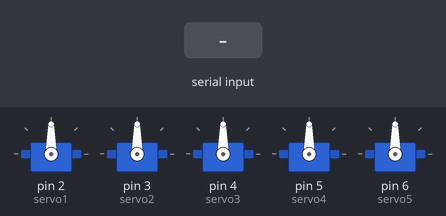
The sketch below on a simulated Arduino Uno, built with avr-gcc and run on an emulated ATmega328P. On the bench: 5 × servo. The test bench sets the inputs (shaded band).

Above: at 1.2 s.
1.3 s: "6\n" received over Serial
At 2.3 s:
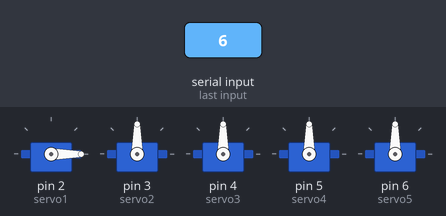
2.8 s: "7\n" received over Serial
At 3.5 s:
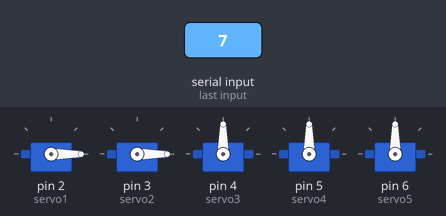
4.3 s: "8\n" received over Serial
At 4.6 s:
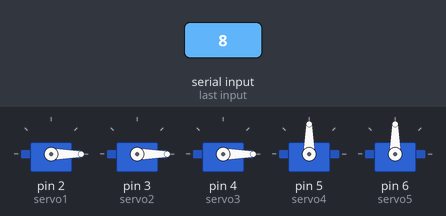
5.8 s: "9\n" received over Serial
At 7.0 s:
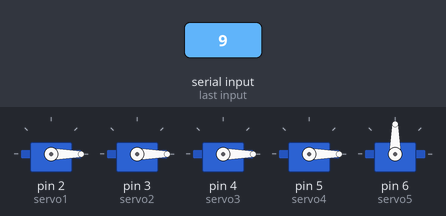
Timing chart, 0 to 8.3 s (numbered marks = the images above; inputs shaded):
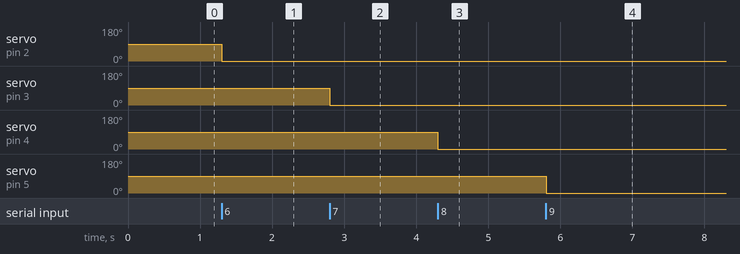

The sketch:

main.ino
```cpp
#include <Servo.h>

Servo servo1;
Servo servo2;
Servo servo3;
Servo servo4;
Servo servo5;

void setup() {
  // Inicializa os servos nos pinos correspondentes
  servo1.attach(2);
  servo2.attach(3);
  servo3.attach(4);
  servo4.attach(5);
  servo5.attach(6);

  // Inicia a comunicação serial
  Serial.begin(9600);
}

void loop() {
  // Verifica se há dados disponíveis para leitura na porta serial
  if (Serial.available() > 0) {
    String comando = Serial.readStringUntil('\n');  // Lê o comando enviado pelo Python
    int pino = comando.substring(0, comando.indexOf(':')).toInt();  // Pino
    int estado = comando.substring(comando.indexOf(':') + 1).toInt();  // Estado (0 ou 1)

    // Controle dos servos baseado no comando recebido
    if (pino == 6) {
      if (estado == 1) servo1.write(180);  // Abrir
      else servo1.write(0);  // Fechar
    } else if (pino == 7) {
      if (estado == 1) servo2.write(180);  // Abrir
      else servo2.write(0);  // Fechar
    } else if (pino == 8) {
      if (estado == 1) servo3.write(180);  // Abrir
      else servo3.write(0);  // Fechar
    } else if (pino == 9) {
      if (estado == 1) servo4.write(180);  // Abrir
      else servo4.write(0);  // Fechar
    } else if (pino == 10) {
      if (estado == 1) servo5.write(180);  // Abrir
      else servo5.write(0);  // Fechar
    }
  }
}
```

Measured:
- after the input at 1.3 s, servo on pin 2 (servo1): 90° → 0° at once
- after the input at 2.8 s, servo on pin 3 (servo2): 90° → 0° at once
- after the input at 4.3 s, servo on pin 4 (servo3): 90° → 0° at once
- after the input at 5.8 s, servo on pin 5 (servo4): 90° → 0° at once
